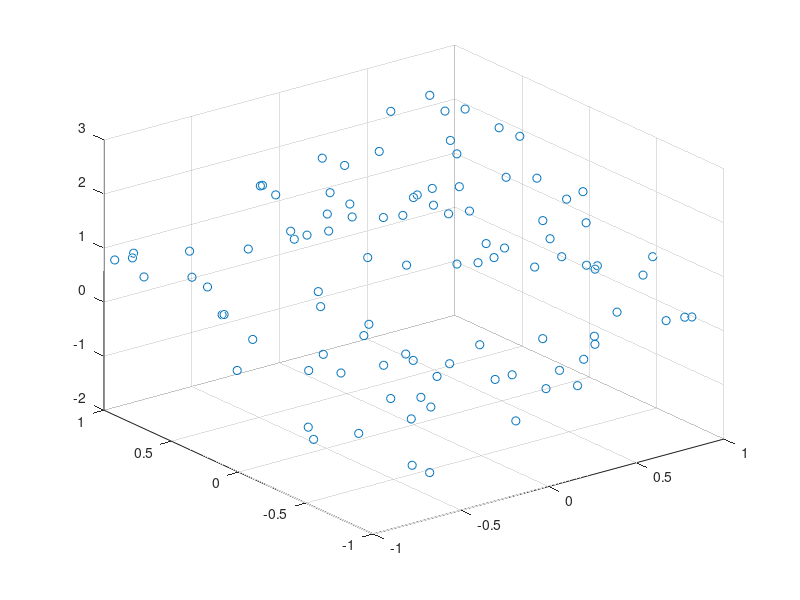

Here is the MATLAB script that generated this plot:
% generate random data
a = [0.8; 1.2];
b =  0.5;

N = 100;
x = 2*rand(N, 2)-1;                  % x is Nx2
z = x * a + b + 0.15*randn([N, 1]);  % add gaussian noise

plot3(x(:,1), x(:,2), z, 'o')
grid on

% your code goes here
